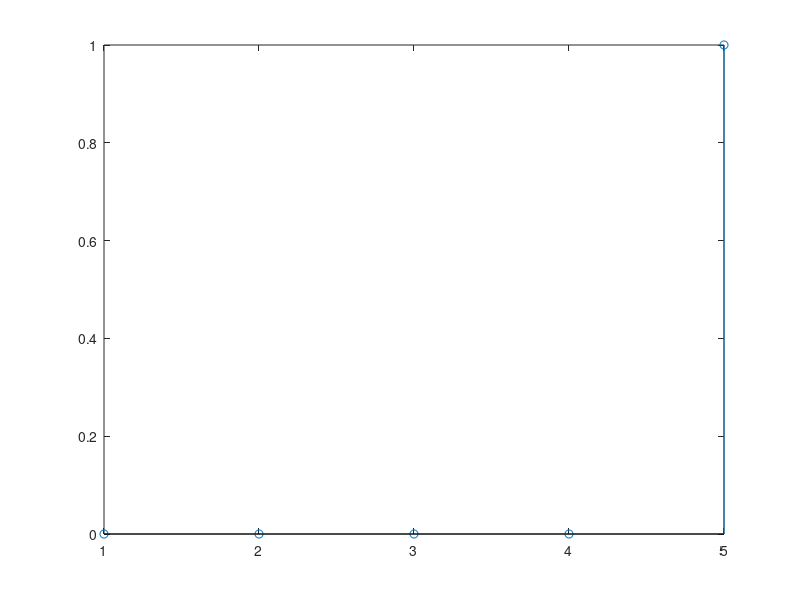

This figure's MATLAB source:
%%%%%%%%%%%%%%%%%%%%%%%%%%%%%%%%%%%%%%%%%%%%%%%%%%%%%%%%%%%%%%%%%%%%%%%%%%%
%                    TUGAS KOMPUTER APLIASI TE-VII           
%                      Nama    : Anita Fitrizia                                     
%                      NIM     : 13112008
%                      Jurusan : Teknik Elektro UNIKOM
%%%%%%%%%%%%%%%%%%%%%%%%%%%%%%%%%%%%%%%%%%%%%%%%%%%%%%%%%%%%%%%%%%%%%%%%%%%
clear all
clc
%%%%%%%%%%%%%%%%%%%%%%%%%%%%%%%%%%%%%%%%%%%%%%%%%%%%%%%%%%%%%%%%%%%%%%%%%%%
%File Name: SS1_3.m 
%Pembangkitan Unit Step Sekuen 
L=input('Panjang Gelombang (>=40)=' ) 
P=input('Panjang Sekuen =' ) 
for n=1:L 
if (n>=P) 
step(n)=1; 
else 
step(n)=0; 
end 
end 
x=1:L; 
stem(x,step)
